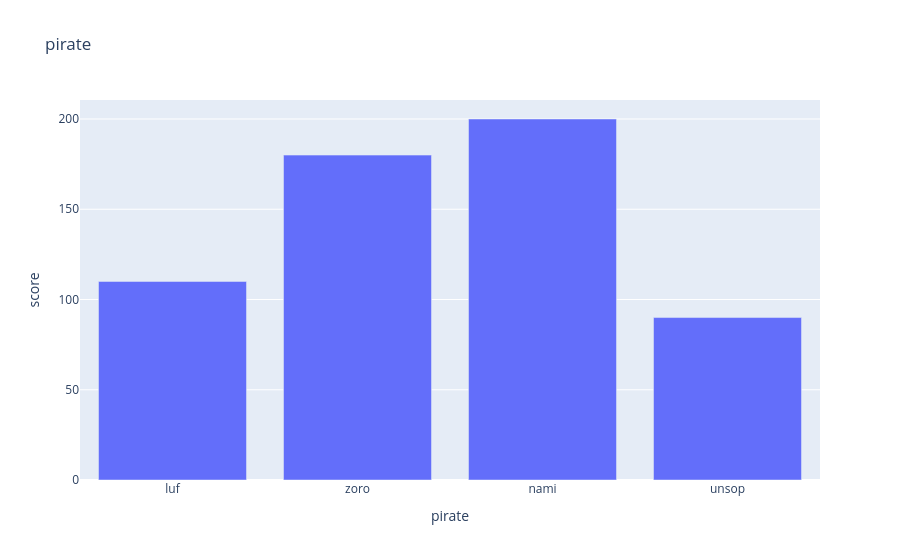

Write notebook code for a chart like this one.
### Code cell
graph = go.Figure()
graph.add_trace(go.Bar(x=x1, y=y1))

graph.update_layout(
title = 'pirate',
xaxis_title = 'pirate',
yaxis_title = 'score'
)

### Figure 1 — Plotly figure (JSON) as saved in the notebook; plotly's stock layout.template omitted (floating-point values rounded to 4 significant figures)
{"data": [{"type": "bar", "x": ["luf", "zoro", "nami", "unsop", "sanj"], "y": [110, 180, 200, 90]}], "layout": {"title": {"text": "pirate"}, "xaxis": {"title": {"text": "pirate"}}, "yaxis": {"title": {"text": "score"}}}}
